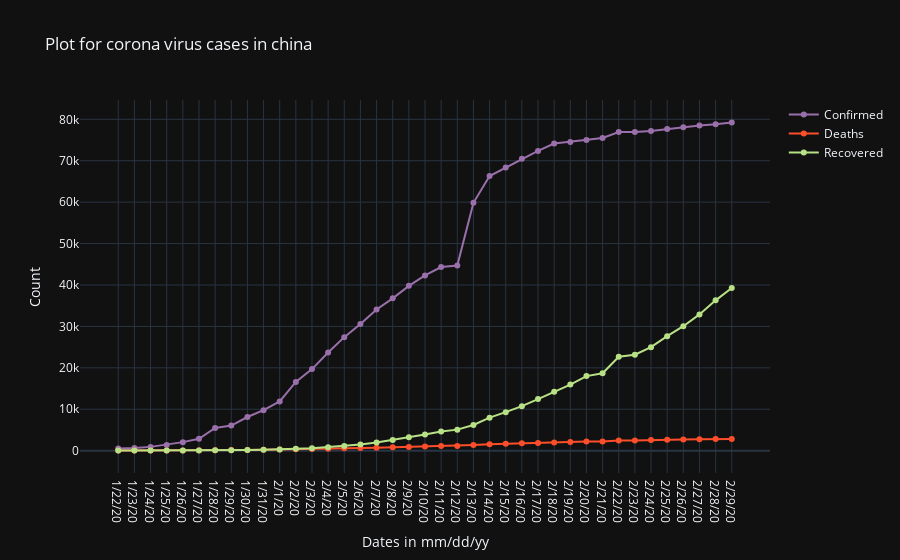

Notebook code cell kept with this figure:
### Code cell
#SCATTER PLOT FOR CHINA CONTAINS ALL
import plotly.graph_objects as go
import pandas as pd

fig = go.Figure()
fig.add_trace(go.Scatter(x=CHINA_MAIN_FRAME['Date'], y=CHINA_MAIN_FRAME['Confirmed cases in Main Land China'], name="Confirmed",
                         line_color='#9970AB',
                        mode='lines+markers'))

fig.add_trace(go.Scatter(x=CHINA_MAIN_FRAME['Date'], y=CHINA_MAIN_FRAME['Deaths in MainLand China'], name="Deaths",
                         line_color='#FC4E2A',
                        mode='lines+markers'))
fig.add_trace(go.Scatter(x=CHINA_MAIN_FRAME['Date'], y=CHINA_MAIN_FRAME['Recovered in MainLand China'], name="Recovered",
                         line_color='#B8E186',
                        mode='lines+markers'))
fig.update_layout(title="Plot for corona virus cases in china",template="plotly_dark",xaxis_title="Dates in mm/dd/yy",
    yaxis_title="Count",showlegend=True)

fig.show()

### Figure 1 — Plotly figure (JSON) as saved in the notebook; plotly's stock layout.template omitted (floating-point values rounded to 4 significant figures)
{"data": [{"line": {"color": "#9970AB"}, "mode": "lines+markers", "name": "Confirmed", "type": "scatter", "x": ["1/22/20", "1/23/20", "1/24/20", "1/25/20", "1/26/20", "1/27/20", "1/28/20", "1/29/20", "1/30/20", "1/31/20", "2/1/20", "2/2/20", "2/3/20", "2/4/20", "2/5/20", "2/6/20", "2/7/20", "2/8/20", "2/9/20", "2/10/20", "2/11/20", "2/12/20", "2/13/20", "2/14/20", "2/15/20", "2/16/20", "2/17/20", "2/18/20", "2/19/20", "2/20/20", "2/21/20", "2/22/20", "2/23/20", "2/24/20", "2/25/20", "2/26/20", "2/27/20", "2/28/20", "2/29/20"], "y": [547, 639, 916, 1399, 2062, 2863, 5494, 6070, 8124, 9783, 11871, 16607, 19693, 23680, 27409, 30553, 34075, 36778, 39790, 42306, 44327, 44699, 59832, 66292, 68347, 70446, 72364, 74139, 74546, 74999, 75472, 76922, 76938, 77152, 77660, 78065, 78498, 78824, 79251]}, {"line": {"color": "#FC4E2A"}, "mode": "lines+markers", "name": "Deaths", "type": "scatter", "x": ["1/22/20", "1/23/20", "1/24/20", "1/25/20", "1/26/20", "1/27/20", "1/28/20", "1/29/20", "1/30/20", "1/31/20", "2/1/20", "2/2/20", "2/3/20", "2/4/20", "2/5/20", "2/6/20", "2/7/20", "2/8/20", "2/9/20", "2/10/20", "2/11/20", "2/12/20", "2/13/20", "2/14/20", "2/15/20", "2/16/20", "2/17/20", "2/18/20", "2/19/20", "2/20/20", "2/21/20", "2/22/20", "2/23/20", "2/24/20", "2/25/20", "2/26/20", "2/27/20", "2/28/20", "2/29/20"], "y": [17, 18, 26, 42, 56, 82, 131, 133, 171, 213, 259, 361, 425, 490, 562, 632, 717, 804, 904, 1011, 1111, 1116, 1368, 1520, 1662, 1765, 1863, 2002, 2114, 2236, 2236, 2441, 2443, 2593, 2663, 2715, 2744, 2788, 2835]}, {"line": {"color": "#B8E186"}, "mode": "lines+markers", "name": "Recovered", "type": "scatter", "x": ["1/22/20", "1/23/20", "1/24/20", "1/25/20", "1/26/20", "1/27/20", "1/28/20", "1/29/20", "1/30/20", "1/31/20", "2/1/20", "2/2/20", "2/3/20", "2/4/20", "2/5/20", "2/6/20", "2/7/20", "2/8/20", "2/9/20", "2/10/20", "2/11/20", "2/12/20", "2/13/20", "2/14/20", "2/15/20", "2/16/20", "2/17/20", "2/18/20", "2/19/20", "2/20/20", "2/21/20", "2/22/20", "2/23/20", "2/24/20", "2/25/20", "2/26/20", "2/27/20", "2/28/20", "2/29/20"], "y": [28, 30, 36, 39, 49, 58, 101, 120, 135, 214, 275, 463, 614, 843, 1115, 1476, 1998, 2595, 3218, 3917, 4635, 5079, 6213, 7973, 9294, 10748, 12455, 14199, 15952, 18002, 18693, 22687, 23170, 24990, 27650, 30053, 32898, 36291, 39279]}], "layout": {"showlegend": true, "title": {"text": "Plot for corona virus cases in china"}, "xaxis": {"title": {"text": "Dates in mm/dd/yy"}}, "yaxis": {"title": {"text": "Count"}}}}
